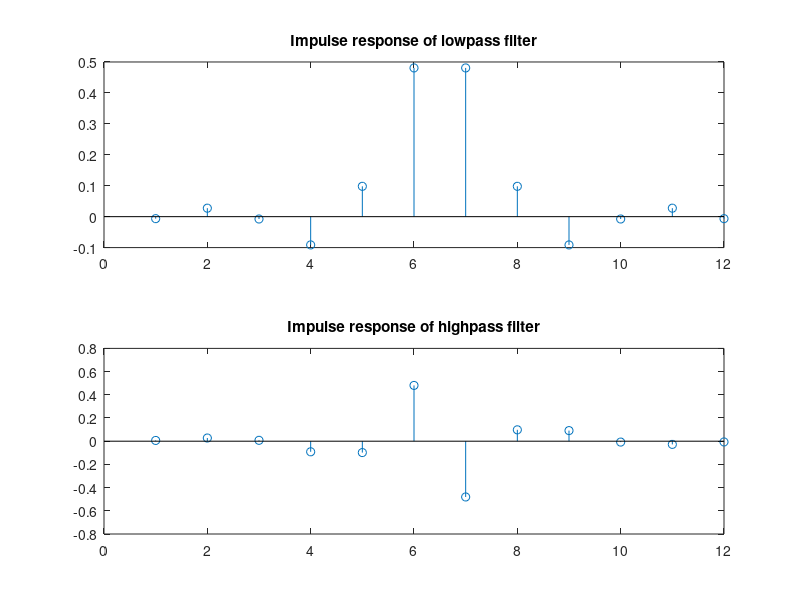
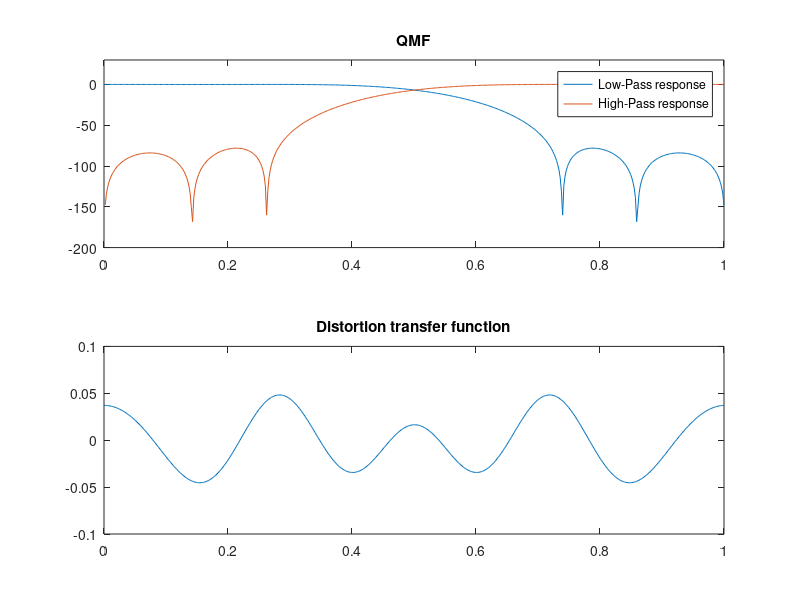
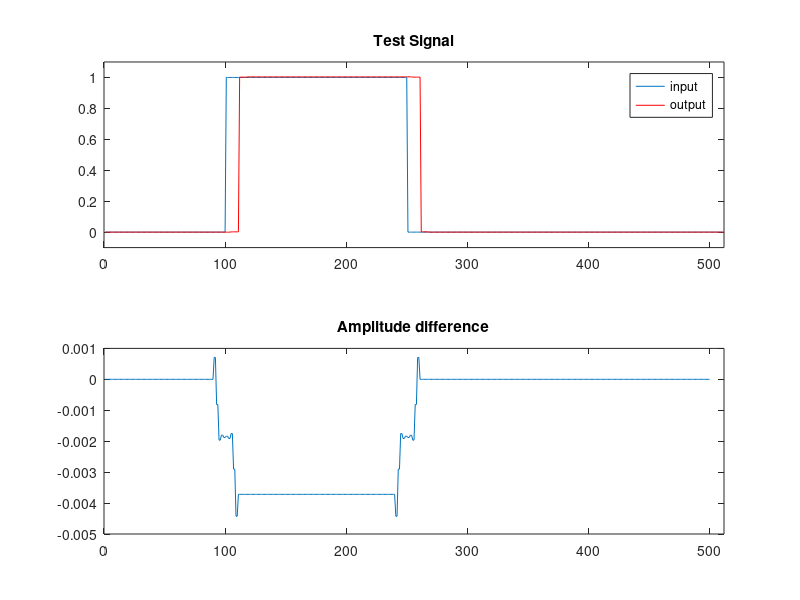

Recreate these plots in MATLAB, in order.
% Quadrature Mirror filterbank 
% perfect reconstruction with polyphase structure
%
% Aironi Carlo 2019
% --------------------------------

% Johnston filter
B1 = [-0.006443977, 0.02745539, -0.00758164, -0.0913825, 0.09808522, 0.4807962];
h0 = [B1,fliplr(B1)];           % Generating the lowpass filter H0(z)
h1 = zeros(1,12);
for k = 1:length(h0)
  h1(k) = ((-1)^k)*h0(k);        % Generating the highpass filter H1(z)
end

nf = linspace(0,1,512);        

subplot(2,1,1)
stem(h0);
title('Impulse response of lowpass filter')
subplot(2,1,2)
stem(h1)
title('Impulse response of highpass filter')

[hlp,plp]=freqz(h0,1,512);
[hhp,php]=freqz(h1,1,512);
figure;
subplot(2,1,1);
plot(nf',20*log(abs(hlp)));
hold on;
plot(nf',20*log(abs(hhp)));
axis([0 1 -200 30])
title('QMF')

legend('Low-Pass response', 'High-Pass response');
subplot(2,1,2);
plot(nf',20*log(abs(hlp+hhp)))
axis([0 1 -0.1 0.1])
title('Distortion transfer function')

% Polyphase decomposition
e0 = h0(1:2:length(h0));        % Polyphase component E_0(z)
e1 = h0(2:2:length(h0));        % Polyphase component E_1(z)

x = [zeros(size(1:100)),ones(size(101:250)),zeros(size(251:511))]; % Generating the test signal

tic  % Timer

% Analysis part
x0 = x(1:2:length(x))/2;        % Down-sampling, branch E_0
x1 = [0,x(2:2:length(x)-1)]/2;  % Down-sampling, branch E_1
v00 = filter(e0,1,x0);          % Filtering with E_0(z)
v11 = filter(e1,1,x1);          % Filtering with E_1(z)
v0 = v00 + v11;                 % Output of the lowpass filter
v1 = v00 - v11;                 % Output of the highpass filter


% Synthesis part
w00 = v0 + v1;                  % Input to polyphase component E_1(z), synthesis part
w11 = v0 - v1;                  % Input to polyphase component E_0(z), synthesis part
u00 = 2*filter(e1,1,w00);       % Filtering with E_1(z)
u11 = 2*filter(e0,1,w11);       % Filtering with E_0(z)
y0 = zeros(size(1:512 ));
y0(1:2:512 ) = u00;             % Upsampling, branch E_0
y1 = zeros(size(1:512 ));
y1(1:2:512 ) = u11 ;            % Upsampling, branch E_1
y0 = [0,y0(1:511 )];            % Inserting the delay z^(-1)
y = 2*(y0 + y1);                % Rebuilt signal

toc % Timer

figure
subplot(2,1,1);
plot(x);
hold on
plot(y,'r');
title('Test Signal');
axis([0 512 -0.1 1.1])
legend('input','output');
subplot(2,1,2);
plot(x(1:length(x)-11)-y(12:length(x)));
axis([0 512 -5e-3 1e-3])
title('Amplitude difference');